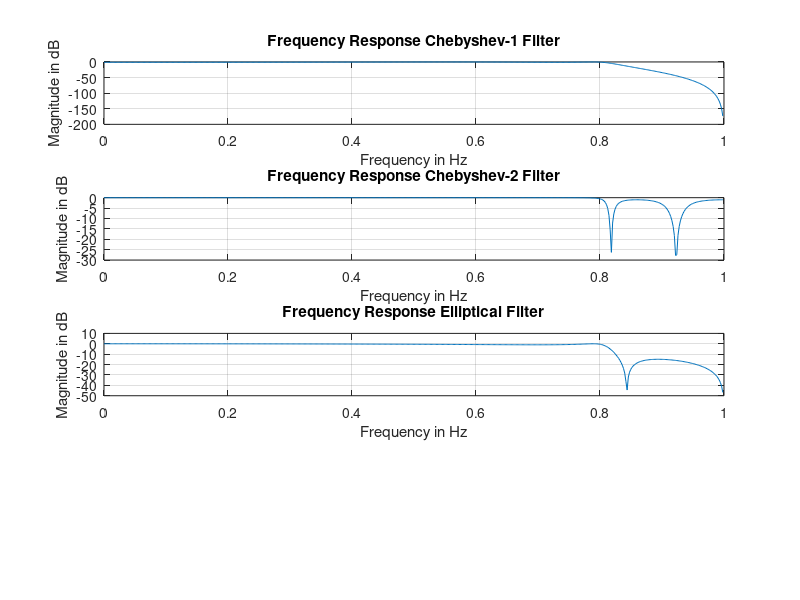

Source code (MATLAB):
clc; 
clear all; 
close all;

rp = 1; %Pass-band attenuation
rs = 15; %Stop-band attenuation
wp = 0.2*pi; %Frequency should be in rad/sec 
ws = 0.3*pi;

T = 0.1;

[n_c1,wp_c1] = cheb1ord(wp,ws,rp,rs,'s');  % Gives mimimum order of filter
[b_c1,a_c1] = cheby1(n_c1,rp,wp,'s');
% Transformation from analog to digital 
[bc_1z, ac_1z] = bilinear(b_c1,a_c1,1/T);
[Hbc_1d, wbc_1d] = freqz(bc_1z,ac_1z); % Digital freq. response 


[n_c2,wp_c2] = cheb2ord(wp,ws,rp,rs,'s');  % Gives mimimum order of filter
[b_c2,a_c2] = cheby2(n_c2,rp,wp,'s');
% Transformation from analog to digital 
[bc_2z, ac_2z] = bilinear(b_c2,a_c2,1/T);
[Hbc_2d, wbc_2d] = freqz(bc_2z,ac_2z); % Digital freq. response 


[n_e,wp_e] = ellipord(wp,ws,rp,rs,'s');  % Gives mimimum order of filter
[b_e,a_e] = ellip(n_e,rp,rs,wp,'s');
% Transformation from analog to digital 
[bez, aez] = bilinear(b_e,a_e,1/T);
[Hbed, wbed] = freqz(bez,aez); % Digital freq. response 


subplot(4,1,1)
plot(wbc_1d/(pi), 20*log10(abs(Hbc_1d))), grid on; 
title('Frequency Response Chebyshev-1 Filter');
xlabel(' Frequency in Hz '),ylabel(' Magnitude in dB ');

subplot(4,1,2)
plot(wbc_2d/(pi), 20*log10(abs(Hbc_2d))), grid on; 
title('Frequency Response Chebyshev-2 Filter');
xlabel(' Frequency in Hz '),ylabel(' Magnitude in dB ');

subplot(4,1,3)
plot(wbed/(pi), 20*log10(abs(Hbed))), grid on; 
title('Frequency Response Elliptical Filter');
xlabel(' Frequency in Hz '),ylabel(' Magnitude in dB ');

